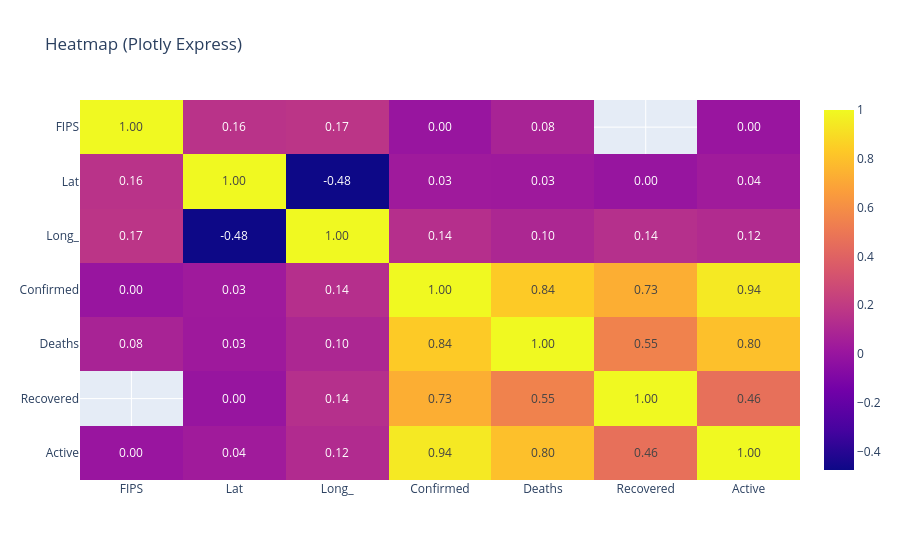

Here is the notebook cell this chart was saved with:
### Code cell
import plotly.express as px

fig_px = px.imshow(
    doc2,
    text_auto=".2f",
    aspect="auto", #equal
    title="Heatmap (Plotly Express)"
)

fig_px.show()

### Figure 1 — Plotly figure (JSON) as saved in the notebook; plotly's stock layout.template omitted (floating-point values rounded to 4 significant figures)
{"data": [{"coloraxis": "coloraxis", "hovertemplate": "x: %{x}<br>y: %{y}<br>color: %{z}<extra></extra>", "name": "0", "texttemplate": "%{z:.2f}", "type": "heatmap", "x": ["FIPS", "Lat", "Long_", "Confirmed", "Deaths", "Recovered", "Active"], "xaxis": "x", "y": ["FIPS", "Lat", "Long_", "Confirmed", "Deaths", "Recovered", "Active"], "yaxis": "y", "z": [[1, 0.1607, 0.1715, -0.0005036, 0.07647, null, 0.002718], [0.1607, 1, -0.4764, 0.02939, 0.02631, -0.002781, 0.03563], [0.1715, -0.4764, 1, 0.1411, 0.09692, 0.1419, 0.1197], [-0.0005036, 0.02939, 0.1411, 1, 0.8372, 0.7273, 0.9425], [0.07647, 0.02631, 0.09692, 0.8372, 1, 0.5469, 0.7965], [null, -0.002781, 0.1419, 0.7273, 0.5469, 1, 0.4625], [0.002718, 0.03563, 0.1197, 0.9425, 0.7965, 0.4625, 1]]}], "layout": {"coloraxis": {"colorscale": [[0, "#0d0887"], [0.1111, "#46039f"], [0.2222, "#7201a8"], [0.3333, "#9c179e"], [0.4444, "#bd3786"], [0.5556, "#d8576b"], [0.6667, "#ed7953"], [0.7778, "#fb9f3a"], [0.8889, "#fdca26"], [1, "#f0f921"]]}, "title": {"text": "Heatmap (Plotly Express)"}, "xaxis": {"anchor": "y", "domain": [0, 1]}, "yaxis": {"anchor": "x", "autorange": "reversed", "domain": [0, 1]}}}
